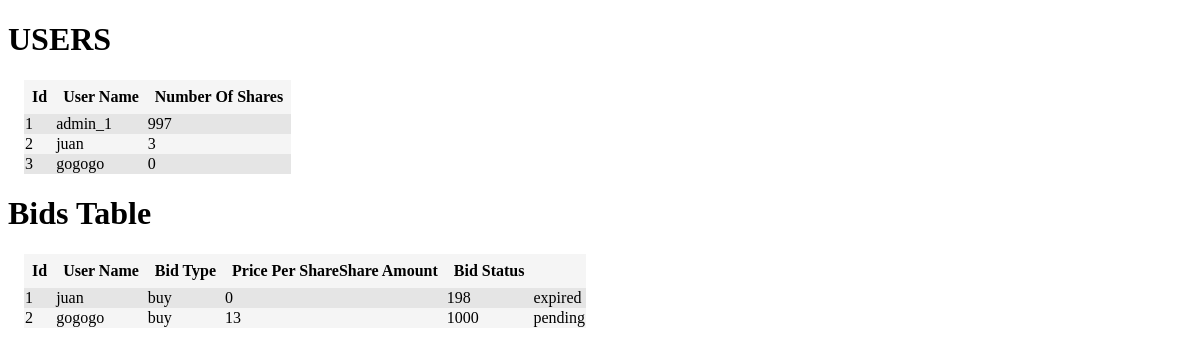
Before: /admin_dashboard with the older database file.
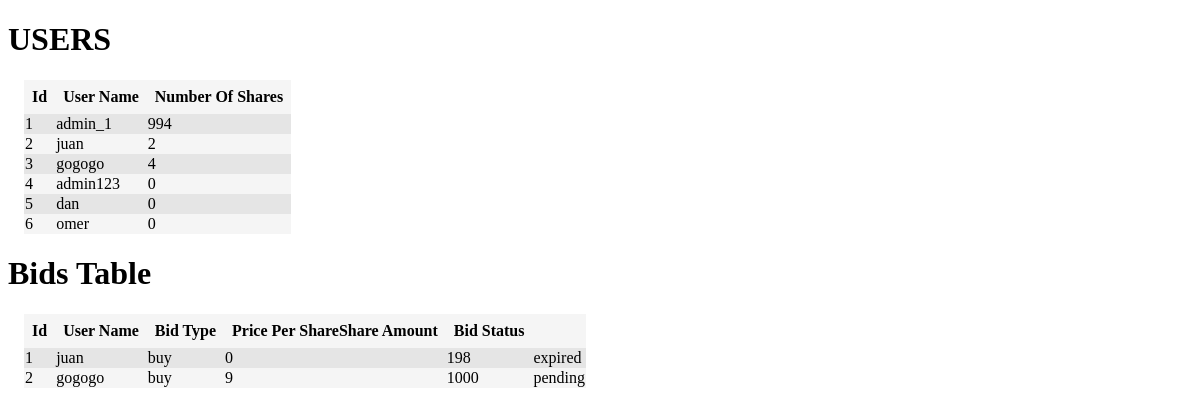
After: the same page with the newer database file.
### app.py (models this page shows, shortened)
class Users(db.Model):
    id = db.Column(db.Integer, primary_key=True)
    user_name = db.Column(db.String(80), unique=True, nullable=False)
    number_of_shares = db.Column(db.Integer())

class TradeBids(db.Model):
    id = db.Column(db.Integer, primary_key=True)
    bid_type = db.Column(db.String(80), nullable=False)
    price_per_share = db.Column(db.Integer())
    share_amount = db.Column(db.Integer())
    trader_name = db.Column(db.String(80), nullable=False)
    bid_status = db.Column(db.String(80), nullable=False)

### app.py (the view)
@app.route('/admin_dashboard')
def admin_dashboard():
    headings = ('Id', 'User Name', 'Bid Type', 'Price Per Share' 'Share Amount', 'Bid Status')
    data = TradeBids.query.all()
    users_headings = ('Id', 'User Name', 'Number Of Shares')
    users_data = Users.query.all()
    return render_template('admin_dashboard.html', headings=headings, data=data, users_headings=users_headings,
                           users_data=users_data)

### templates/admin_dashboard.html (shortened to what this page needs)
<!DOCTYPE html>
<html lang="en">
<head>
    <link rel="stylesheet" href="/static/styles.css"/>
</head>
<body>
<h1>USERS</h1>
<table class="table">
    <tr class="table__header">
        {% for header in users_headings %}
            <th class="table__cell">{{ header }}</th>
        {% endfor %}
    </tr>
    {% for row in users_data %}
        <tr class="table__row">
            <td class="table_cell">{{ row.id }}</td>
            <td class="table_cell">{{ row.user_name }}</td>
            <td class="table_cell">{{ row.number_of_shares }}</td>
        </tr>
    {% endfor %}
</table>
<h1>Bids Table</h1>
<table class="table">
    <tr class="table__header">
        {% for header in headings %}
            <th class="table__cell">{{ header }}</th>
        {% endfor %}
    </tr>
    {% for row in data %}
        <tr class="table__row">
            <td class="table_cell">{{ row.id }}</td>
            <td class="table_cell">{{ row.trader_name }}</td>
            <td class="table_cell">{{ row.bid_type }}</td>
            <td class="table_cell">{{ row.share_amount }}</td>
            <td class="table_cell">{{ row.price_per_share }}</td>
            <td class="table_cell">{{ row.bid_status }}</td>
        </tr>
    {% endfor %}
</table>
</body>
</html>

### static/styles.css (style rules this page uses)
.table { border-spacing: 0; margin: 1rem; background-color: #f5f5f5; }
.table__row:nth-child(even) { background-color: #e5e5e5; }
.table__header { text-align: left; }
.table__cell { text-align: center; padding: 8px; }

Changed rows visible on the page:
changed Users "admin_1": number_of_shares "997" → "994"
changed Users "juan": number_of_shares "3" → "2"
changed Users "gogogo": number_of_shares "0" → "4"
added Users: id "4", user_name "admin123", number_of_shares "0"
added Users: id "5", user_name "dan", number_of_shares "0"
added Users: id "6", user_name "omer", number_of_shares "0"
changed TradeBids "gogogo": share_amount "13" → "9"
